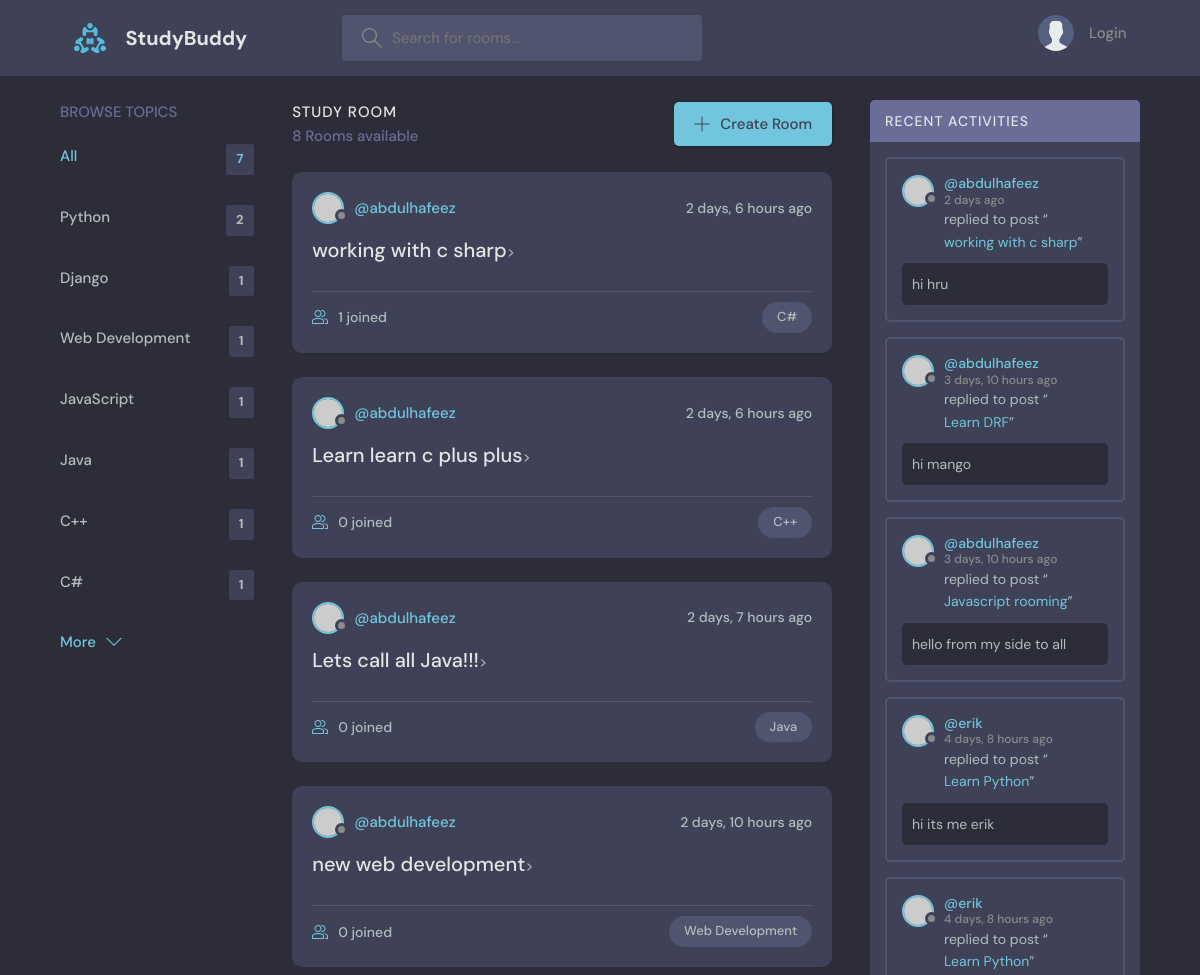
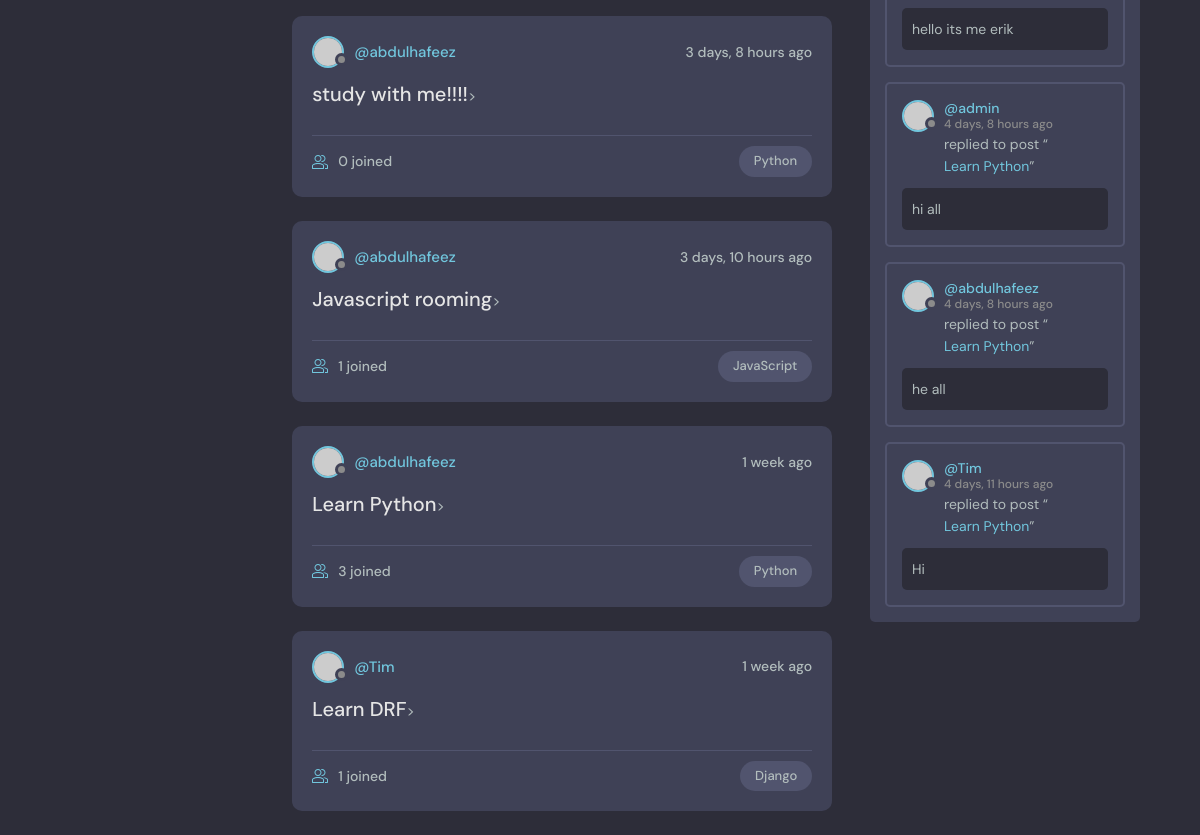
The page / on the database its author committed (2 pictures, top to bottom).
### base/models.py (models this page shows, shortened)
class Topic(models.Model):
    name = models.CharField(max_length=200)

class Room(models.Model):
    host = models.ForeignKey(User, on_delete=models.SET_NULL, null=True)
    topic = models.ForeignKey(Topic, on_delete=models.SET_NULL, null=True)
    name = models.CharField(max_length=200)
    description = models.TextField(null=True, blank=True)
    participants = models.ManyToManyField(User, related_name='participants', blank=True)
    updated = models.DateTimeField(auto_now=True)
    created = models.DateTimeField(auto_now_add=True)
    class Meta:
        ordering = ["-updated", "-created"]
    def __str__(self):
        return self.name

class Message(models.Model):
    user = models.ForeignKey(User, on_delete=models.CASCADE)
    room = models.ForeignKey(Room, on_delete=models.CASCADE)
    body = models.TextField()
    updated = models.DateTimeField(auto_now=True)
    created = models.DateTimeField(auto_now_add=True)
    class Meta:
        ordering = ["-updated", "-created"]

### base/views.py (the view)
# urls.py: path('', views.home, name='home'),
def home(request):
    q = request.GET.get('q') if request.GET.get('q') is not None else ''
    rooms = Room.objects.filter(
        Q(topic__name__icontains=q) |
        Q(name__icontains=q) |
        Q(description__icontains=q)
    )
    topics = Topic.objects.all()
    room_count = rooms.count()
    room_messages = Message.objects.filter(Q(room__topic__name__icontains=q))
    context = {'rooms': rooms, 'topics': topics, 'room_count': room_count, 'room_messages': room_messages}
    return render(request, 'base/home.html', context)

### base/templates/base/home.html (shortened to what this page needs)
{% extends 'main.html' %}
  {% block content %}
    <main class="layout layout--3">
      <div class="container">
        {% include 'base/topics_component.html' %}
        <div class="roomList">
          <div class="roomList__header">
            <div>
              <h2>Study Room</h2>
              <p>{{room_count}} Rooms available</p>
            </div>
            <a class="btn btn--main" href="{% url 'create-room' %}">
              <svg version="1.1" xmlns="http://www.w3.org/2000/svg" width="32" height="32" viewBox="0 0 32 32">
                <title>add</title>
                <path
                  d="M16.943 0.943h-1.885v14.115h-14.115v1.885h14.115v14.115h1.885v-14.115h14.115v-1.885h-14.115v-14.115z"
                ></path>
              </svg>
              Create Room
            </a>
          </div>
          {% include 'base/feed_component.html' %}
        </div>
        {% include 'base/activity_component.html' %}
      </div>
    </main>
  {% endblock %}

### base/templates/base/topics_component.html
<div class="topics">
          <div class="topics__header">
            <h2>Browse Topics</h2>
          </div>
          <ul class="topics__list">
            <li>
              <a href="{% url 'home' %}" class="active">All <span>{{topics.count}}</span></a>
            </li>
              {% for topic in topics %}
            <li>
              <a href="{% url 'home' %}?q={{topic.name}}">{{topic.name}} <span>{{topic.room_set.all.count}}</span></a>
            </li>
              {% endfor %}
          </ul>
          <a class="btn btn--link" href="topics.html">
            More
            <svg version="1.1" xmlns="http://www.w3.org/2000/svg" width="32" height="32" viewBox="0 0 32 32">
              <title>chevron-down</title>
              <path d="M16 21l-13-13h-3l16 16 16-16h-3l-13 13z"></path>
            </svg>
          </a>
</div>

### base/templates/base/feed_component.html (shortened to what this page needs)
 {% for room in rooms %}
<div class="roomListRoom">
            <div class="roomListRoom__header">
              <a href="{% url 'user-profile' room.host.id %}" class="roomListRoom__author">
                <div class="avatar avatar--small">
                  <img src="https://randomuser.me/api/portraits/women/11.jpg" />
                </div>
                <span>@{{room.host.username}}</span>
              </a>
              <div class="roomListRoom__actions">
                <span>{{room.created|timesince}} ago</span>
              </div>
            </div>
            <div class="roomListRoom__content">
              <a href="{% url 'room' room.id %}">{{room.name}}</a>>
            </div>
            <div class="roomListRoom__meta">
              <a href="{% url 'room' room.id %}" class="roomListRoom__joined">
                {{room.participants.all.count}} joined
              </a>
              <p class="roomListRoom__topic">{{room.topic.name}}</p>
            </div>
          </div>
  {% endfor %}

### base/templates/base/activity_component.html (shortened to what this page needs)
<div class="activities">
          <div class="activities__header">
            <h2>Recent Activities</h2>
          </div>
            {% for message in room_messages %}
          <div class="activities__box">
            <div class="activities__boxHeader roomListRoom__header">
              <a href="{% url 'user-profile' message.user.id %}" class="roomListRoom__author">
                <div class="avatar avatar--small">
                  <img src="https://randomuser.me/api/portraits/women/11.jpg" />
                </div>
                <p>
                  @{{message.user}}
                  <span>{{message.created|timesince}} ago</span>
                </p>
              </a>
            </div>
            <div class="activities__boxContent">
              <p>replied to post “<a href="{% url 'room' message.room.id %}">{{message.room}}</a>”</p>
              <div class="activities__boxRoomContent">
              {{message.body}}
              </div>
            </div>
          </div>
        {% endfor %}
        </div>

### rows shown on the page
Topic: name "Python", room_set.all.count "2"
Topic: name "Django", room_set.all.count "1"
Topic: name "Web Development", room_set.all.count "1"
Topic: name "JavaScript", room_set.all.count "1"
Topic: name "Java", room_set.all.count "1"
Topic: name "C++", room_set.all.count "1"
Topic: name "C#", room_set.all.count "1"
Room: host.username "abdulhafeez", created "2 days, 6 hours", name "working with c sharp", participants.all.count "1", topic.name "C#"
Room: host.username "abdulhafeez", created "2 days, 6 hours", name "Learn learn c plus plus", participants.all.count "0", topic.name "C++"
Room: host.username "abdulhafeez", created "2 days, 7 hours", name "Lets call all Java!!!", participants.all.count "0", topic.name "Java"
Room: host.username "abdulhafeez", created "2 days, 10 hours", name "new web development", participants.all.count "0", topic.name "Web Development"
Room: host.username "abdulhafeez", created "3 days, 8 hours", name "study with me!!!!", participants.all.count "0", topic.name "Python"
Room: host.username "abdulhafeez", created "3 days, 10 hours", name "Javascript rooming", participants.all.count "1", topic.name "JavaScript"
Room: host.username "abdulhafeez", created "1 week", name "Learn Python", participants.all.count "3", topic.name "Python"
Room: host.username "Tim", created "1 week", name "Learn DRF", participants.all.count "1", topic.name "Django"
Message: user "abdulhafeez", created "2 days", room "working with c sharp", body "hi hru"
Message: user "abdulhafeez", created "3 days, 10 hours", room "Learn DRF", body "hi mango"
Message: user "abdulhafeez", created "3 days, 10 hours", room "Javascript rooming", body "hello from my side to all"
Message: user "erik", created "4 days, 8 hours", room "Learn Python", body "hi its me erik"
Message: user "erik", created "4 days, 8 hours", room "Learn Python", body "hello its me erik"
Message: user "admin", created "4 days, 8 hours", room "Learn Python", body "hi all"
Message: user "abdulhafeez", created "4 days, 8 hours", room "Learn Python", body "he all"
Message: user "Tim", created "4 days, 11 hours", room "Learn Python", body "Hi"

### other values the page prints
{{ topics.count }} "7"
{{ room_count }} "8"
